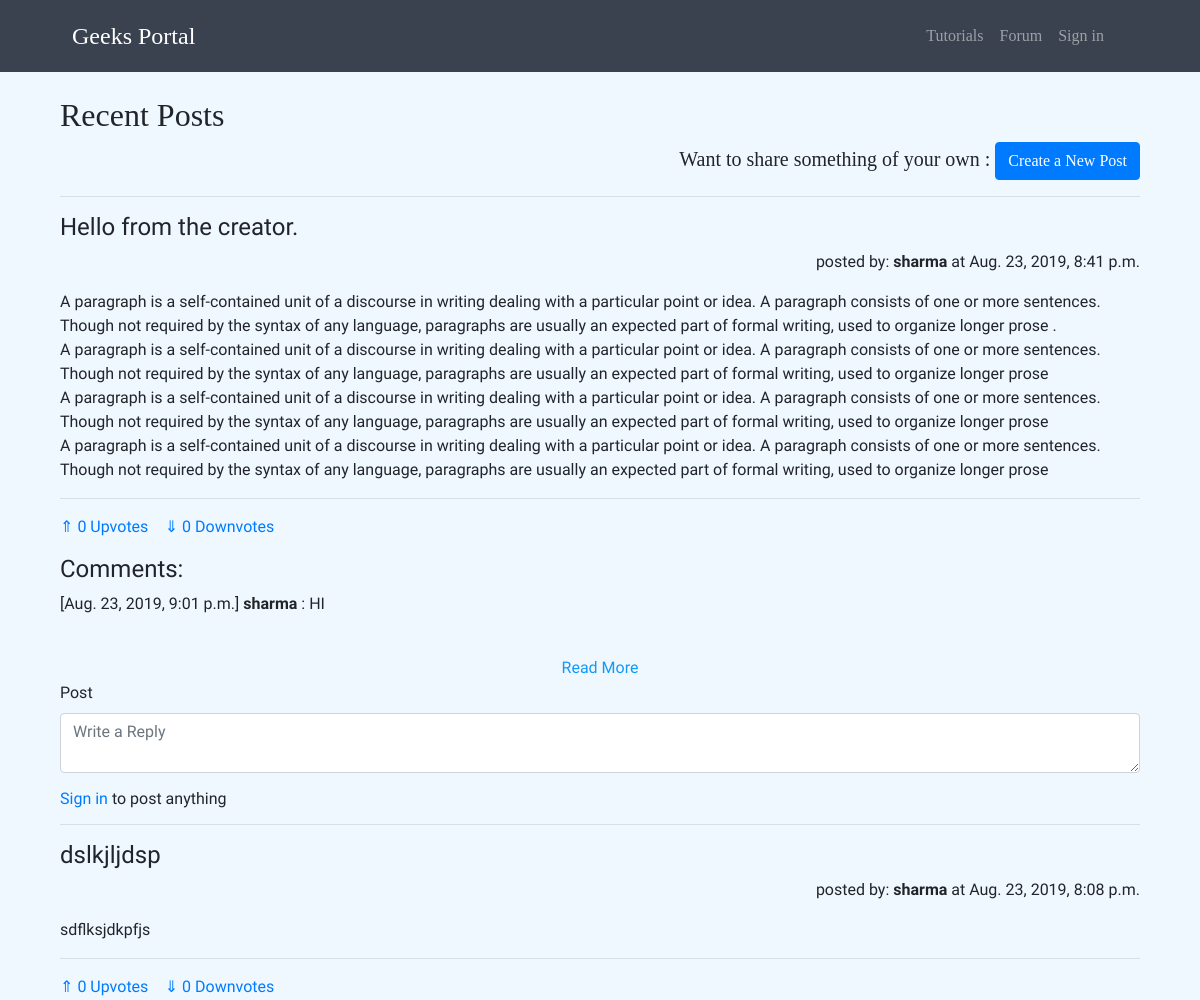
Before: /forum/ (upper part) with the older database file.
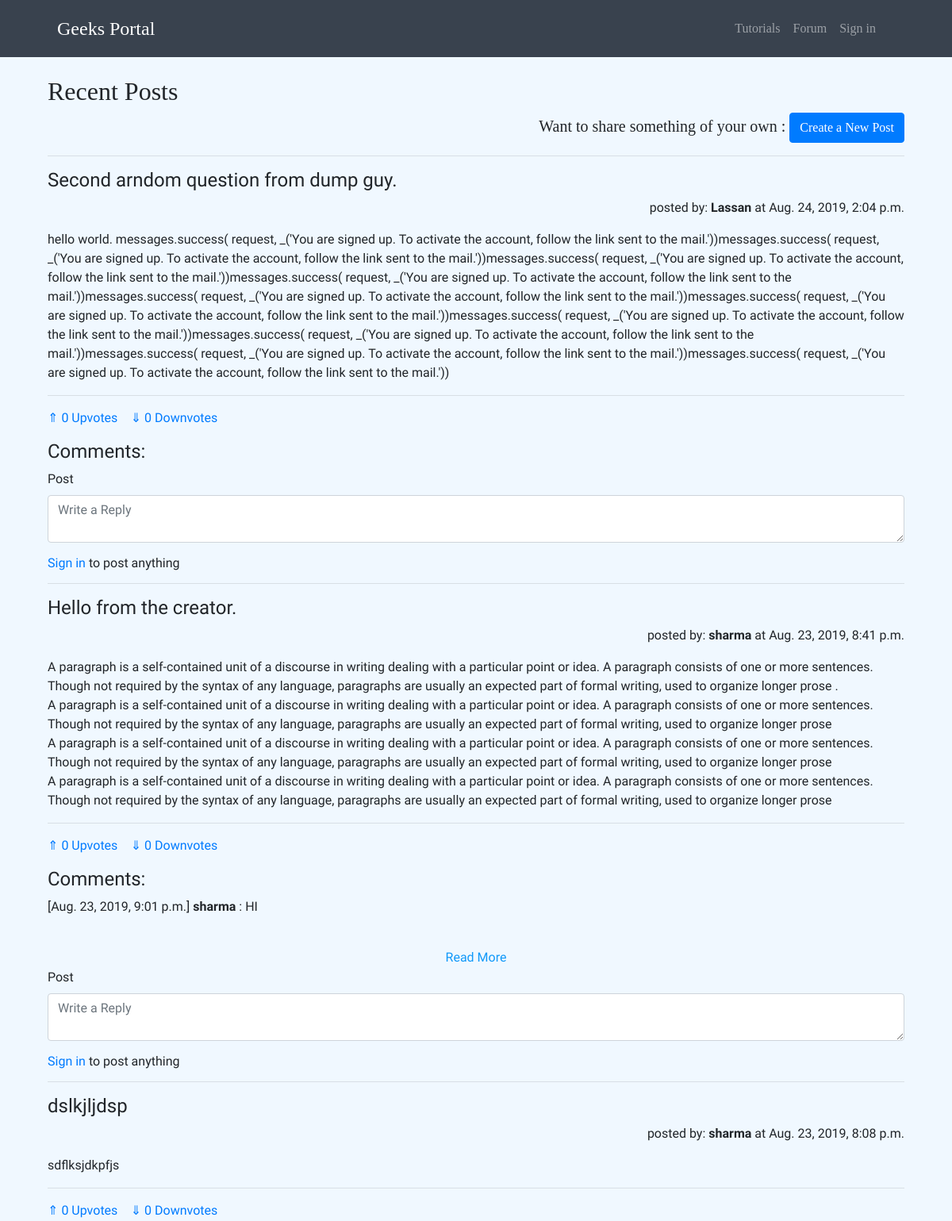
After: the same page with the newer database file.
### main/models.py (models this page shows, shortened)
class ForumPost(models.Model):
    sender = models.CharField(max_length=100, primary_key=False)
    title = models.TextField(null=True, blank=True)
    post = models.TextField(null=True, blank=True)
    posted_at = models.DateTimeField(auto_now_add=True)
    up_vote = models.IntegerField(default=0)
    down_vote = models.IntegerField(default=0)

class ForumPostReply(models.Model):
    forum_post = models.ForeignKey(ForumPost, on_delete=models.CASCADE, null=True, blank=True)
    user = models.CharField(max_length=100)
    post = models.TextField(null=True, blank=True)
    posted_at = models.DateTimeField(auto_now_add=True)

### main/views.py (the view, shortened to what this page needs)
# urls.py: path('forum/', HomePageView.as_view(), name='home'),
class HomePageView(TemplateView):
    template_name = 'main/home.html'
    def get(self, request):
        post_form = ForumPostForm()
        reply_form = ForumReplyForm()
        posts = ForumPost.objects.all().order_by('-posted_at')
        replies = ForumPostReply.objects.all().order_by('-posted_at')
        args = {'posts': posts, 'replies': replies, 'post_form': post_form, 'reply_form': reply_form}
        return render(request, self.template_name, args)

### main/forms.py
class ForumPostForm(forms.ModelForm):
    class Meta:
        model = ForumPost
        fields = ('title', 'post',)
        widgets = {
            'title': forms.Textarea(attrs={'placeholder': 'Title of your post', 'class': 'Title'}),
            'post': forms.Textarea(attrs={'placeholder': 'Write your post (use html tags for effects)'})
        }

class ForumReplyForm(forms.ModelForm):
    class Meta:
        model = ForumPostReply
        fields = ('post',)
        widgets = {
            'post': forms.Textarea(attrs={'placeholder': 'Write a Reply', 'class': 'Reply'})
        }

### content/templates/main/home.html (shortened to what this page needs)
{% extends 'layouts/default/page.html' %}
{% load i18n %}
{% load bootstrap4 %}
{% load static %}
{% block content %}
<div class="container">
    <h2>Recent Posts </h2>
    <h5 style="text-align : right; ">Want to share something of your own  : <button class="btn btn-primary" id="popup" onclick="div_show()">Create a New Post</button></h5>
    <hr>
    <div class="All-Posts">
        {% for post in posts %}
        <div class="Post">
        <h4> {{ post.title|safe }}</h4><p style="text-align: right; ">posted by:  <b>{{ post.sender }}</b> at {{ post.posted_at }}</p>
        <p>{{ post.post|safe }}</p>
        <hr>
            <p> <a href="#">&uArr; {{post.up_vote}}  Upvotes</a>&emsp;<a href="#">&dArr;  {{post.down_vote}} Downvotes</a>&emsp; </p>
            <div class="replies only-so-big">
                <h4>Comments:</h4>
            {% for reply in replies %}
                {% if reply.forum_post.pk == post.pk %}
                    <div class="Reply">
                        [{{ reply.posted_at }}] <b>{{reply.user}}</b> : {{ reply.post|safe }}
                    </div>
                {% endif %}
            {% endfor %}
            </div>
            <form id="post-reply-form" action="{% url 'post_reply' post_id=post.pk %}" method="post" role="form">
                {% bootstrap_form reply_form  size="small" show_label=False %}
                {% if request.user.is_authenticated %}
                    <button class="btn btn-success" type="submit">Post Reply</button>
                {% else %}
                    <h6><a href="{% url 'accounts:log_in' %}">Sign in</a> to post anything</h6>
                {% endif %}
            </form>
        </div>
        <hr>
        {% endfor %}
    </div>
    </div>
</div>
{% endblock %}

Changed rows visible on the page:
added ForumPost: title "Second arndom question from dump guy.", sender "Lassan", posted_at "Aug. 24, 2019, 2:04 p.m.", post "hello world. messages.success( request, _('You are signed up. To activate the account, follow the link sent to the mail.'))messages.success( request, _('You are signed up. To activate the account, follow the link sent to the mail.'))messages.success( request, _('You are signed up. To activate the account, follow the link sent to the mail.'))messages.success( request, _('You are signed up. To activate the account, follow the link sent to the mail.'))messages.success( request, _('You are signed up. To activate the account, follow the link sent to the mail.'))messages.success( request, _('You are signed up. To activate the account, follow the link sent to the mail.'))messages.success( request,…", up_vote "0", down_vote "0", shows "Sign in"
